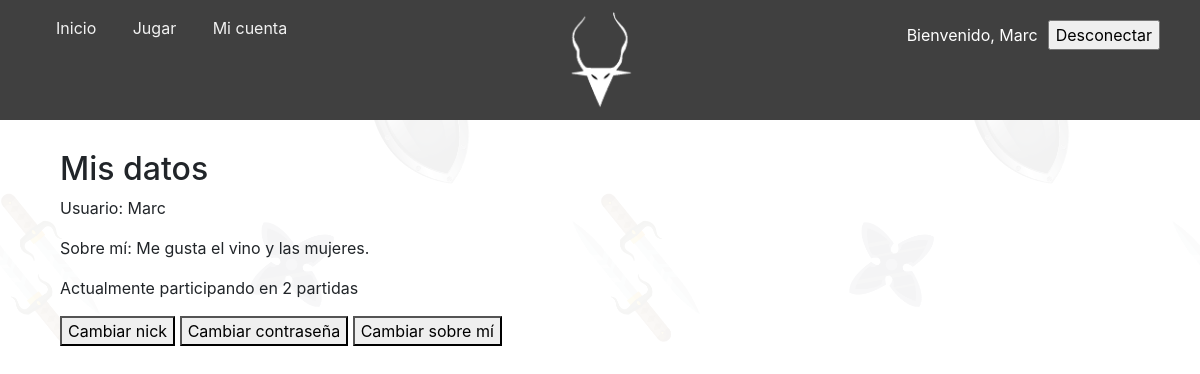
Before: /cuenta.php (signed in) with the older database file.
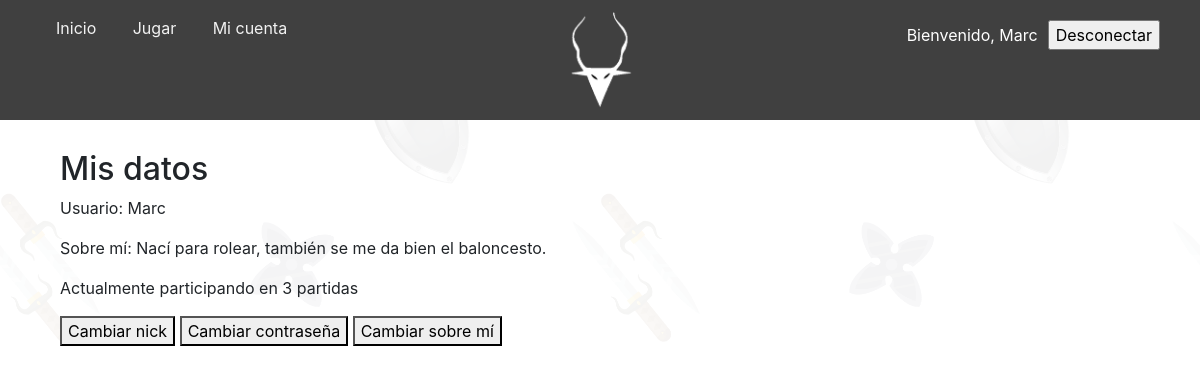
After: the same page with the newer database file.
### tables this page shows
CREATE TABLE `user` (
  `id_user` int(11) NOT NULL,
  `nick` varchar(20) NOT NULL,
  `pass` varchar(20) NOT NULL,
  `about` varchar(500) NOT NULL
);

### clases/DB.php (called while the page is built, shortened)
<?php
    require_once('User.php');
    class DB {
        private static function getConnection() {
            $conexion = null;
            try {
                $conexion = new PDO('mysql:host=' . DB_HOST . ';dbname=' . DB_NAME, DB_USER, DB_PASSWORD);
                $conexion->setAttribute(PDO::ATTR_ERRMODE, PDO::ERRMODE_EXCEPTION);
            } catch (PDOException $e) {
                echo 'ERROR - No se ha podido conectar con la BD: ' . $e->getMessage();
            }
            return $conexion;
        }
        public static function getUser($nick) {
            $conexion = self::getConnection();
            try {
                $sql = $conexion->prepare("SELECT * FROM user WHERE nick = ?");
                if ($sql->execute(array($nick))) {
                    while ($row = $sql->fetch()) {
                        $user = new User($row);
                    }
                }
                return $user;
            } catch (PDOException $e) {
                echo "ERROR: " . $e->getMessage();
            }
        }
        public static function getGamesUser($id_user) {
            $conexion = self::getConnection();
            try {
                $sql = $conexion->prepare("SELECT * FROM user_game WHERE id_user = ?");
                if ($sql->execute(array($id_user))) {
                    while ($row = $sql->fetch()) {
                        $userGame[] = new UserGame($row);
                    }
                }
                return $userGame;
            } catch (PDOException $e) {
                echo "ERROR: " . $e->getMessage();
            }
        }
    }
?>

### clases/User.php (called while the page is built, shortened)
<?php
class User {
    protected $nick;
    protected $about;
    public function __construct($row) {
        $this->nick = $row['nick'];
        $this->about = $row['about'];
    }
    public function getNick() { return $this->nick; }
    public function getAbout() { return $this->about; }
}
?>

### cuenta.php (the view, shortened to what this page needs)
<!DOCTYPE html>
    <head>
        <link rel="stylesheet" href="https://maxcdn.bootstrapcdn.com/bootstrap/4.0.0/css/bootstrap.min.css">
        <link rel="stylesheet" href="css/style.css">
    </head>
    <body>
        <?php
            require_once 'clases/DB.php';
            $usuario = DB::getUser($_SESSION['id']);
            $partidas = DB::getGamesUser($usuario->getId_user());
        ?>
        <nav class="menu">
            <ul>
                <li><a href="index.php">Inicio</a></li>
                <li><a href="jugar.php">Jugar</a></li>
                <li><a href="cuenta.php">Mi cuenta</a></li>
                <li><img src="media/logo.png" alt="Logo Aquelarre" id="logo"></li>
                <div class="right">
                    <form method="post">
                        <?php
                            if ($showLogin) {
                                echo "<li><input type='text' name='user' placeholder='Usuario'></li>";
                                echo "<li><input type='text' name='password' placeholder='Contraseña'></li>";
                                echo "<li><input type='submit' name ='login' value='Acceso/Registro'></li>";
                            }
                            else {
                                echo "<li><p style='color:white;padding-right:10px;'>Bienvenido, ".$_SESSION['id']."</p></li>";
                                echo "<li><input type='submit' name='logout' value='Desconectar'></li>";
                            }
                        ?>
                    </form>
                </div>
            </ul>
        </nav>
        <div class="main">
                    <h2>Mis datos</h2>
                    <p>Usuario: <?php echo $usuario->getNick() ?></p>
                    <p>Sobre mí: <?php echo $usuario->getAbout() ?></p>
                    <p>Actualmente participando en <?php echo count($partidas); ?> partidas</p>
                    <p><button type="button" id="boton-nick">Cambiar nick</button>
                       <button type="button" id="boton-pass">Cambiar contraseña</button>
                       <button type="button" id="boton-about">Cambiar sobre mí</button></p>
            </div>
    </body>
</html>

### css/style.css (style rules this page uses)
body { margin: 0px; background-image: url("../media/background.png"); background-size: 50%; opacity: 1; }
.menu { overflow: hidden; background-color: #404040; position: absolute; top: 0; width: 100%; height: 120px; }
.menu li { display: inline-block; }
.menu a { float: left; display: block; color: #f2f2f2; text-align: center; padding: 16px 16px; text-decoration: none; }
#logo { float: none; position: absolute; top: 50%; left: 50%; transform: translate(-50%, -50%); max-height: 100px; }
.right { float: right; padding-right: 40px; padding-top: 20px; }
.main { margin-top: 150px; margin-left: 5%; margin-right: 5%; }
input, label { display:block; }

Changed rows visible on the page:
changed user "Marc": about "Me gusta el vino y las mujeres." → "Nací para rolear, también se me da bien el baloncesto."
Other visible differences:
count($partidas): "2" → "3"
